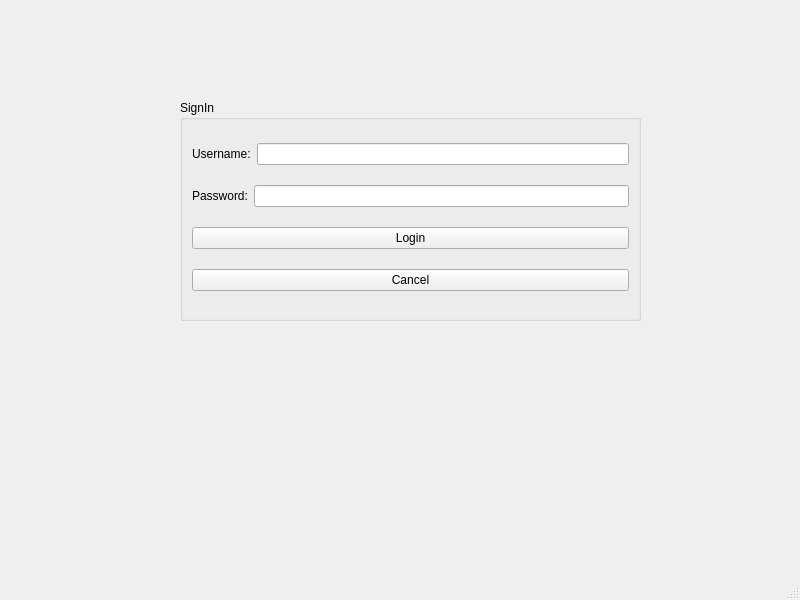
<?xml version="1.0" encoding="UTF-8"?>
<ui version="4.0">
 <class>MainWindow</class>
 <widget class="QMainWindow" name="MainWindow">
  <property name="geometry">
   <rect>
    <x>0</x>
    <y>0</y>
    <width>800</width>
    <height>600</height>
   </rect>
  </property>
  <property name="windowTitle">
   <string>MainWindow</string>
  </property>
  <widget class="QWidget" name="centralwidget">
   <widget class="QGroupBox" name="groupBox">
    <property name="geometry">
     <rect>
      <x>180</x>
      <y>100</y>
      <width>461</width>
      <height>221</height>
     </rect>
    </property>
    <property name="title">
     <string>SignIn</string>
    </property>
    <layout class="QVBoxLayout" name="verticalLayout">
     <item>
      <layout class="QHBoxLayout" name="horizontalLayout">
       <item>
        <widget class="QLabel" name="label">
         <property name="text">
          <string>Username:</string>
         </property>
        </widget>
       </item>
       <item>
        <widget class="QLineEdit" name="lineEdit_username"/>
       </item>
      </layout>
     </item>
     <item>
      <layout class="QHBoxLayout" name="horizontalLayout_2">
       <item>
        <widget class="QLabel" name="label_2">
         <property name="text">
          <string>Password:</string>
         </property>
        </widget>
       </item>
       <item>
        <widget class="QLineEdit" name="lineEdit_password">
         <property name="echoMode">
          <enum>QLineEdit::Password</enum>
         </property>
        </widget>
       </item>
      </layout>
     </item>
     <item>
      <widget class="QPushButton" name="Login_2">
       <property name="text">
        <string>Login</string>
       </property>
      </widget>
     </item>
     <item>
      <widget class="QPushButton" name="Cancel">
       <property name="text">
        <string>Cancel</string>
       </property>
      </widget>
     </item>
    </layout>
   </widget>
  </widget>
  <widget class="QMenuBar" name="menubar">
   <property name="geometry">
    <rect>
     <x>0</x>
     <y>0</y>
     <width>800</width>
     <height>26</height>
    </rect>
   </property>
  </widget>
  <widget class="QStatusBar" name="statusbar"/>
 </widget>
 <resources/>
 <connections/>
</ui>
